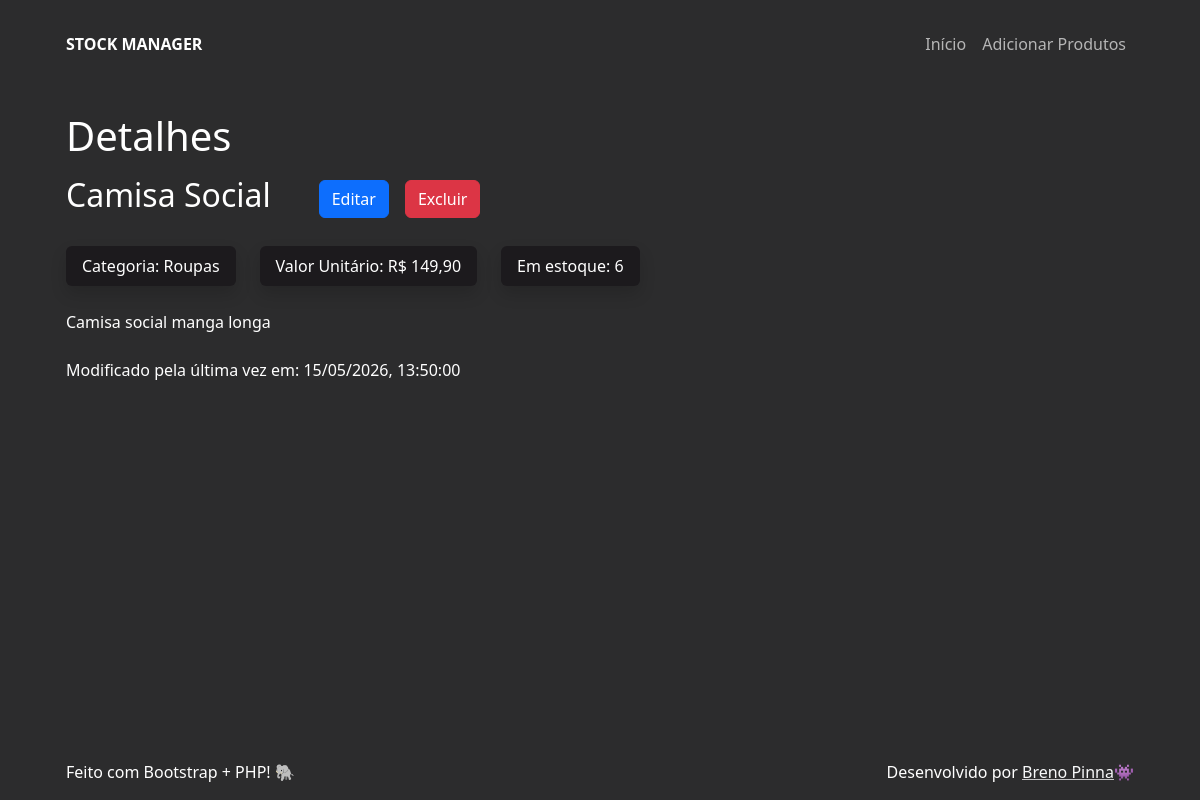
The app's page /details?id=32 with its own data.
### tables this page shows
CREATE TABLE products (
  id int NOT NULL AUTO_INCREMENT,
  name varchar(255) NOT NULL,
  quantity int NOT NULL,
  category varchar(255) NOT NULL,
  price decimal(10, 2) NOT NULL,
  description varchar(1000) NOT NULL,
  created_at timestamp DEFAULT CURRENT_TIMESTAMP,
  modified_at timestamp DEFAULT CURRENT_TIMESTAMP ON UPDATE CURRENT_TIMESTAMP,
  PRIMARY KEY (id)
);

### htdocs/src/data/get_product_details.php (called while the page is built, shortened)
<?php
  function get_product_details(int $id){
    try {
      $con = connect();
      $sql = "SELECT * FROM products WHERE products.id = :id;";
      $stmt = $con->prepare($sql);
      $stmt->execute([
        ":id" => $id
      ]);
      $product_details = $stmt->fetch(PDO::FETCH_ASSOC);
      return ['success' => true, 'data' => $product_details];
    } catch (\Throwable $th) {
      return ['success' => false, 'message' => $th->getMessage()];
    }
  }

### htdocs/src/pages/details.php (the view, shortened to what this page needs)
<?php
  require_once __DIR__ . '/../data/get_product_details.php';
  require_once __DIR__ . '/../components/btn_update.php';
  require_once __DIR__ . '/../components/btn_delete.php';
  require_once __DIR__ . '/../components/tag.php';
  $id = $_GET['id'];
  $data = get_product_details($id);
  $product = $data['data'] ?? [];
?>
<?php if(!$data['success']): ?>
  <p class="p-0 text-start">Houve um erro no servidor. Recarregue a página e tente novamente.</p>
<?php elseif($product): ?>
  <?php
    $currency_formatter = new NumberFormatter('pt_BR', NumberFormatter::CURRENCY);
    $name = htmlspecialchars($product['name']);
    $category = htmlspecialchars($product['category']);
    $price = numfmt_format_currency($currency_formatter, $product['price'], "BRL");
    $description = htmlspecialchars($product['description']);
    $modified_at = (new DateTime($product['modified_at']))->format("d/m/Y, H:i:s");
    $quantity = $product['quantity'];
    $btn_update = btn_update($id);
    $btn_delete = btn_delete($id, $name);
    $tags = [
      tag("Categoria: " . $category),
      tag("Valor Unitário: " . $price),
      tag("Em estoque: " . $quantity)
    ];
  ?>
  <div class="d-flex align-items-center flex-wrap column-gap-5">
    <h2 class="fw-light"><?= $product['name'] ?></h2>
    <div class="d-flex gap-3">
      <?= $btn_update ?>
      <?= $btn_delete ?>
    </div>
  </div>
  <div class="d-flex gap-4 mt-4 flex-wrap">
    <?php foreach ($tags as $tag): ?>
      <?= $tag ?>
    <?php endforeach; ?>
  </div>
  <p class="mt-4"><?= $description ?></p>
  <p class="mt-4">Modificado pela última vez em: <?= $modified_at ?></p>
<?php endif; ?>

### htdocs/assets/theme.css (style rules this page uses)
:root { --overwrite-primary-color: #2c2c2d; --overwrite-secondary-color: #1c1a1d; }
.bg-primary { background-color: var(--overwrite-primary-color) !important; }

### records on screen
products: name "Camisa Social", description "Camisa social manga longa", modified_at "15/05/2026, 13:50:00"

### other values on screen
$text "Categoria: Roupas"
$text "Valor Unitário: R$ 149,90"
$text "Em estoque: 6"
